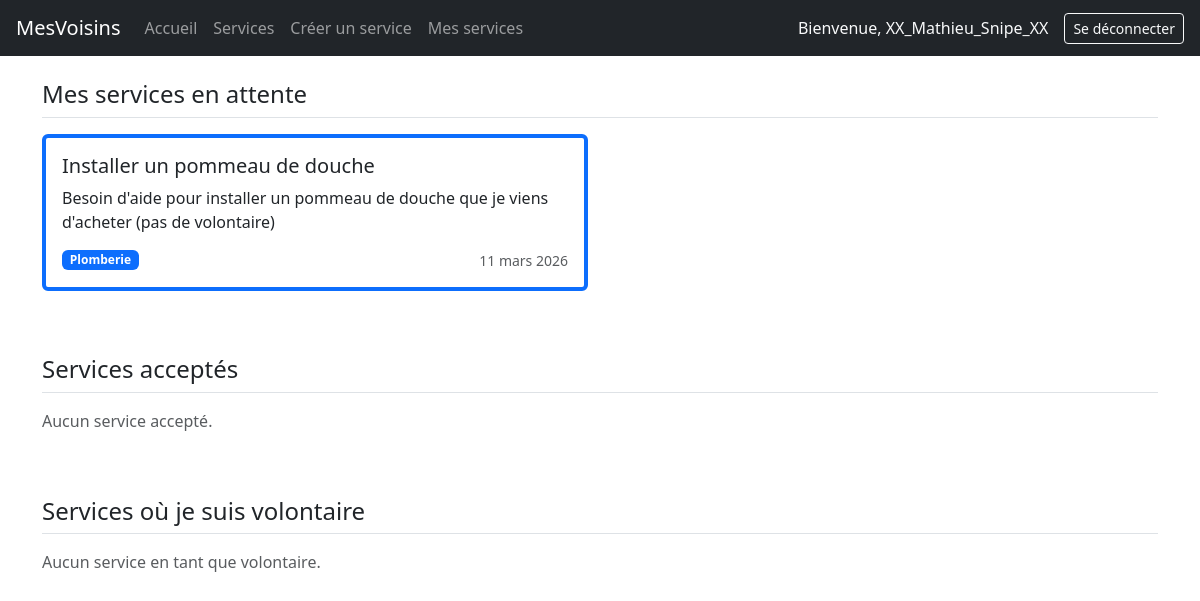
Page /app/my-services/ (signed in) on the committed database.
### app/models.py (models this page shows, shortened)
class Service(models.Model):
    title = models.CharField(max_length=100)
    description = models.TextField()
    skill = models.ForeignKey(Skill, on_delete=models.CASCADE)
    creator = models.ForeignKey('auth.User', on_delete=models.CASCADE, related_name='services_crees')
    volunteer = models.ForeignKey('auth.User', null=True, blank=True, on_delete=models.SET_NULL, related_name='volunteer')
    date = models.DateField()
    created_at = models.DateTimeField(auto_now_add=True)

class Skill(models.Model):
    name = models.CharField(max_length=100)
    category = models.ForeignKey('Category',null=True, blank=True, on_delete=models.CASCADE)

### app/views.py (the view)
# urls.py: path("my-services/", views.my_services, name="my_services"),
@login_required
def my_services(request):
    user_services = Service.objects.filter(creator=request.user)
    accepted_services = user_services.filter(volunteer__isnull=False)
    waiting_services = user_services.filter(volunteer__isnull=True)
    volunteer_services = Service.objects.filter(volunteer=request.user)
    context = {"user_services": user_services,"waiting_services": waiting_services, "accepted_services": accepted_services, "volunteer_services": volunteer_services}
    return render(request, 'my_services.html', context)

### app/templates/my_services.html
{% extends "base.html" %}
{% block content %}
<div class="container mt-4">
  <div class="mb-5">
    <h4 class="border-bottom pb-2 mb-3">Mes services en attente</h4>
    <div class="row">
      {% for service in waiting_services %}
      <div class="col-md-6 mb-3">
        <div class="card h-100 border-start border-primary border-4">
          <div class="card-body">
            <h5 class="card-title">{{ service.title }}</h5>
            <p class="card-text">{{ service.description }}</p>
            <div class="d-flex justify-content-between align-items-center">
              <span class="badge bg-primary">{{ service.skill.name }}</span>
              <small class="text-muted">{{ service.date }}</small>
            </div>
          </div>
        </div>
      </div>
      {% empty %}
      <p class="text-muted">Aucun service créé.</p>
      {% endfor %}
    </div>
  </div>
  <div class="mb-5">
    <h4 class="border-bottom pb-2 mb-3">Services acceptés</h4>
    <div class="row">
      {% for service in accepted_services %}
      <div class="col-md-6 mb-3">
        <div class="card h-100 border-start border-success border-4">
          <div class="card-body">
            <h5 class="card-title">{{ service.title }}</h5>
            <p class="card-text">{{ service.description }}</p>
            <div class="d-flex justify-content-between align-items-center">
              <span class="badge bg-success">Accepté par {{ service.volunteer.first_name }} {{ service.volunteer.last_name }}</span>
              <small class="text-muted">{{ service.date }}</small>
            </div>
            <p class="mt-2 mb-0"><small>Contact : {{ service.volunteer.email }}</small></p>
          </div>
        </div>
      </div>
      {% empty %}
      <p class="text-muted">Aucun service accepté.</p>
      {% endfor %}
    </div>
  </div>
  <div class="mb-5">
    <h4 class="border-bottom pb-2 mb-3">Services où je suis volontaire</h4>
    <div class="row">
      {% for service in volunteer_services %}
      <div class="col-md-6 mb-3">
        <div class="card h-100 border-start border-info border-4">
          <div class="card-body">
            <h5 class="card-title">{{ service.title }}</h5>
            <p class="card-text">{{ service.description }}</p>
            <div class="d-flex justify-content-between align-items-center">
              <span class="badge bg-info text-dark">Volontaire</span>
              <small class="text-muted">{{ service.date }}</small>
            </div>
            <p class="mt-2 mb-0"><small>Demandeur : {{ service.creator.first_name }} {{ service.creator.last_name }} - {{ service.creator.email }}</small></p>
          </div>
        </div>
      </div>
      {% empty %}
      <p class="text-muted">Aucun service en tant que volontaire.</p>
      {% endfor %}
    </div>
  </div>
</div>
{% endblock %}

### templates/base.html (shortened to what this page needs)
{% load django_bootstrap5 %}
<!doctype html>
<html lang="fr">
  <head>    <meta charset="UTF-8" />
    {% load django_bootstrap5 %}
    {% bootstrap_css %}
</head>
  <body>
    <header>
      <nav class="navbar navbar-expand-lg navbar-dark bg-dark px-3">
      <a class="navbar-brand" href="{% url 'app:home' %}">MesVoisins</a>
      <div class="collapse navbar-collapse">
        <ul class="navbar-nav me-auto">
          <li class="nav-item">
            <a class="nav-link" href="{% url 'app:home' %}">Accueil</a>
          </li>
          {% if user.is_authenticated %}
          <li class="nav-item">
            <a class="nav-link" href="{% url 'app:services' %}">Services</a>
          </li>
          <li class="nav-item">
            <a class="nav-link" href="{% url 'app:create_service' %}">Créer un service</a>
          </li>
          <li class="nav-item">
            <a class="nav-link" href="{% url 'app:my_services' %}">Mes services</a>
          </li>
          {% endif %}
        </ul>
        <ul class="navbar-nav ms-auto align-items-center">
          {% if user.is_authenticated %}
          <li class="nav-item">
            <span class="navbar-text text-light me-3">Bienvenue, {{ user.username }}</span>
          </li>
          <li class="nav-item">
            <form method="post" action="{% url 'logout' %}">
              <button type="submit" class="btn btn-outline-light btn-sm">Se déconnecter</button>
            </form>
          </li>
          {% else %}
          <li class="nav-item">
            <a class="btn btn-outline-light btn-sm" href="{% url 'login' %}">Connexion</a>
          </li>
          {% endif %}
        </ul>
      </div>
    </nav>
    </header>
    <main>{% block content %}{% endblock %}</main>
  </body>
</html>

### rows in the picture
Service: title "Installer un pommeau de douche", description "Besoin d'aide pour installer un pommeau de douche que je viens d'acheter (pas de volontaire)", skill.name "Plomberie", date "11 mars 2026"

### other values in the picture
{{ user.username }} "XX_Mathieu_Snipe_XX"
